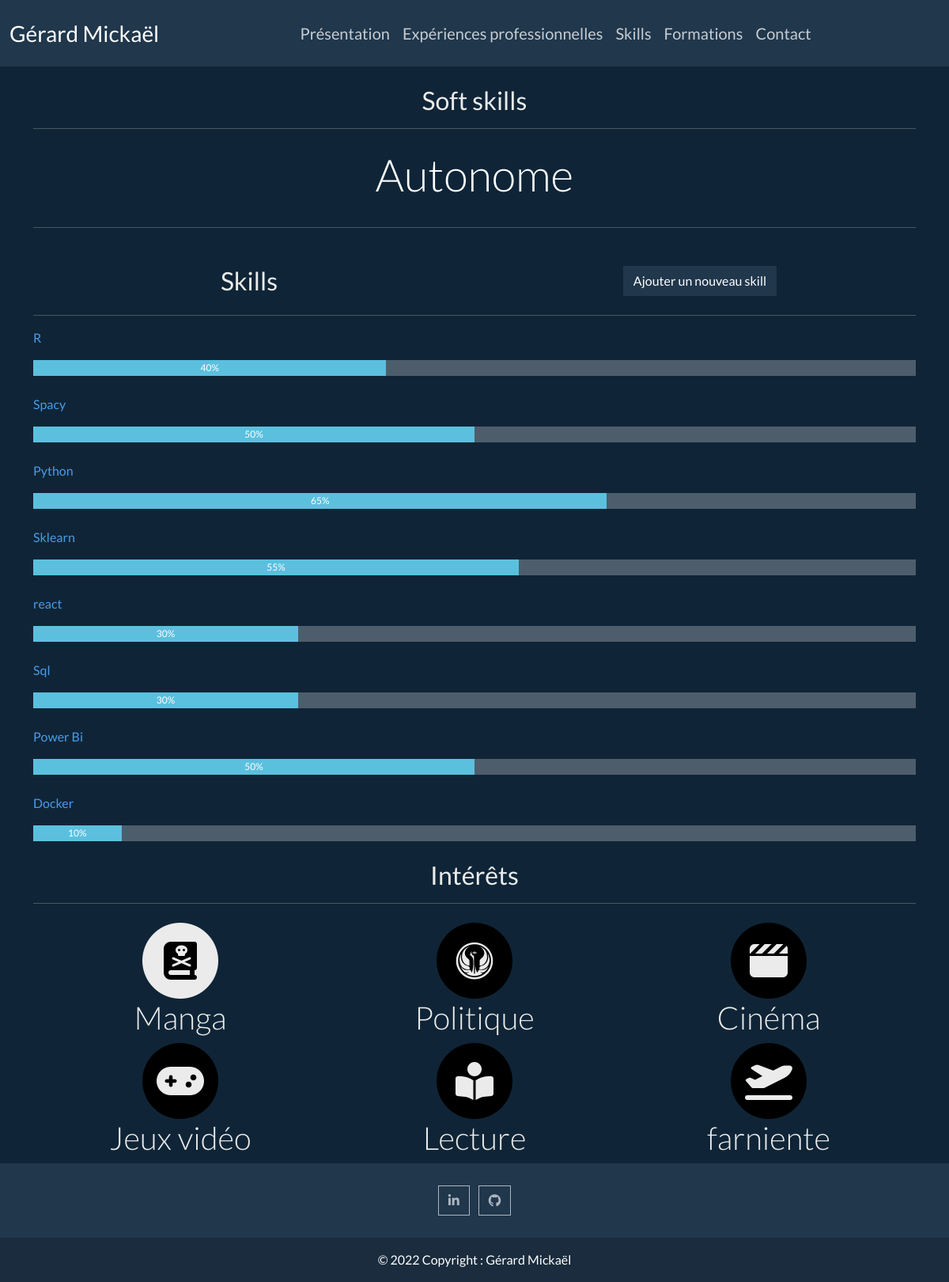
Page /skills/ on the earlier database version.
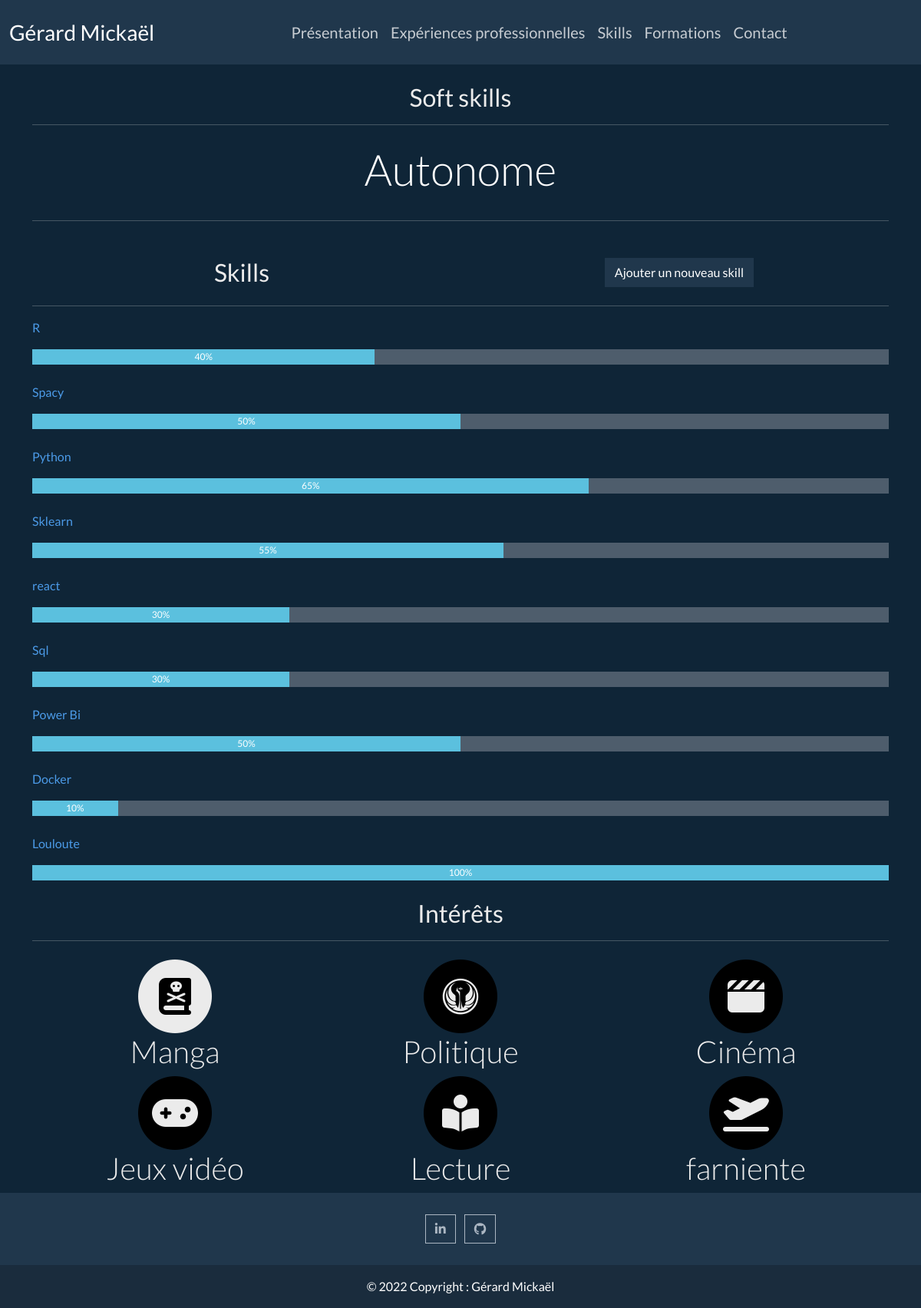
Same page on the later database version.
### skills/models.py (models this page shows, shortened)
class Skills(models.Model):
    titre = models.CharField(max_length=15)
    niveau = models.IntegerField()

### skills/views.py (the view)
# urls.py: path('', include('skills.urls'), name='skills'),
def skills(request):
    skills = Skills.objects.all().order_by()
    return render(request, 'skills/skills.html', context={"skills": skills})

### skills/templates/skills/skills.html (shortened to what this page needs)
{% extends 'navbar_footer.html' %}
{% load static %}
{% block contenu %}
<div class="container">
    <h2 class="text-center mt-4">Soft skills</h2>
    <hr class="mb-4">
    <div id="carouselExampleIndicators" class="carousel slide" data-ride="carousel">
      <div class="carousel-inner">
        <div class="carousel-item active text-center">
          <p class="text-white display-4">Autonome</p>
        </div>
      </div>
    <hr class="mb-4">
    </div>
</div>
<div class="container ">
    <div class="row">
        <div class="col-6">
             <h2 class="text-center mt-4">Skills</h2>
        </div>
        <div class="col-6 text-lg-center mt-4">
            <a  class="btn btn-dark" href="{% url 'skills:create_skills' %}">Ajouter un nouveau skill</a>
        </div>
    </div>
    <hr>
    {% for skill in skills %}
    <p class="text-primary">{{ skill.titre }}</p>
    <div class="progress mb-4" style="height: 20px;">
      <div class="progress-bar bg-info" role="progressbar" style="width:{{skill.niveau}}%;" aria-valuenow="100" aria-valuemin="0" aria-valuemax="100">
          {{skill.niveau}}%</div>
    </div>
    {% endfor %}
</div>
<div class="container">
    <h2 class="text-center mt-4">Intérêts</h2>
    <hr class="mb-4">
        <div class="container">
        <div class="row">
            <div class="col-lg-4 col-md-6 text-center">
                <span class="fa-stack fa-3x" style="--fa-inverse: black">
                    <i class="fa-solid fa-circle fa-stack-2x"></i>
                    <i class="fas fa-book-skull fa-stack-1x fa-inverse"></i>
                </span>
                <h2 class="display-6">Manga</h2>
            </div>
            <div class="col-lg-4 col-md-6 text-center">
                <span class="fa-stack fa-3x" style="--fa-inverse: black;">
                    <i class="fa-solid fa-circle fa-stack-2x fa-inverse"></i>
                    <i class="fa-brands fa-old-republic fa-stack-1x"></i>
                </span>
                <h2 class="display-6">Politique</h2>
            </div>
            <div class="col-lg-4 col-md-6 text-center">
                <span class="fa-stack fa-3x" style="--fa-inverse: black;">
                    <i class="fa-solid fa-circle fa-stack-2x fa-inverse"></i>
                    <i class="fa-solid fa-clapperboard fa-stack-1x"></i>
                </span>
                <h2 class="display-6">Cinéma</h2>
            </div>
            <div class="col-lg-4 col-md-6 text-center">
                <span class="fa-stack fa-3x" style="--fa-inverse: black;">
                    <i class="fa-solid fa-circle fa-stack-2x fa-inverse"></i>
                    <i class="fa-solid fa-gamepad fa-stack-1x"></i>
                </span>
                <h2 class="display-6">Jeux vidéo</h2>
            </div>
            <div class="col-lg-4 col-md-6 text-center">
                <span class="fa-stack fa-3x" style="--fa-inverse: black;">
                    <i class="fa-solid fa-circle fa-stack-2x fa-inverse"></i>
                    <i class="fa-solid fa-book-open-reader fa-stack-1x"></i>
                </span>
                <h2 class="display-6">Lecture</h2>
            </div>
            <div class="col-lg-4 col-md-6 text-center">
                <span class="fa-stack fa-3x" style="--fa-inverse: black;">
                    <i class="fa-solid fa-circle fa-stack-2x fa-inverse"></i>
                    <i class="fa-solid fa-plane-departure fa-stack-1x"></i>
                </span>
                <h2 class="display-6">farniente</h2>
            </div>
        </div>
    </div>
</div>
{% endblock %}

Differences in the rows shown:
added Skills: titre "Louloute", niveau "100"
